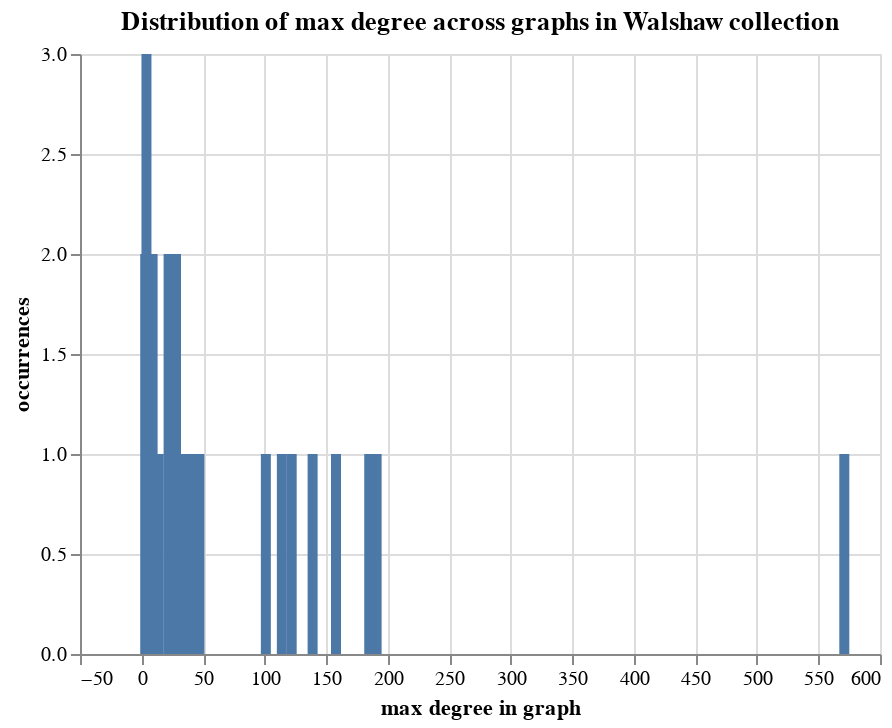

Source (notebook cell):
### Code cell
avgdegrees = {}
for g in arrstats:
    curmax = 0
    for deg in g['degree']:
        if deg[1] > curmax:
            curmax = deg[1]
    if curmax not in avgdegrees:
        avgdegrees[curmax] = 1
    else: avgdegrees[curmax] += 1

source = pd.DataFrame({
    'max degree in graph': list(avgdegrees.keys()),
    'occurrences': list(avgdegrees.values())
})

alt.Chart(source, title="Distribution of max degree across graphs in Walshaw collection").mark_bar().encode(
    x='max degree in graph',
    y='occurrences'
)

### Figure 1 — Vega-Lite specification as saved in the notebook (floating-point values rounded to 4 significant figures)
{"config": {"view": {"continuousWidth": 400, "continuousHeight": 300}}, "data": {"name": "data-f4449f95dc86164fe3b4ca36f77b2244"}, "mark": "bar", "encoding": {"x": {"field": "max degree in graph", "type": "quantitative"}, "y": {"field": "occurrences", "type": "quantitative"}}, "title": "Distribution of max degree across graphs in Walshaw collection", "$schema": "https://vega.github.io/schema/vega-lite/v4.17.0.json", "datasets": {"data-f4449f95dc86164fe3b4ca36f77b2244": [{"max degree in graph": 571, "occurrences": 1}, {"max degree in graph": 23, "occurrences": 1}, {"max degree in graph": 22, "occurrences": 2}, {"max degree in graph": 26, "occurrences": 1}, {"max degree in graph": 3, "occurrences": 2}, {"max degree in graph": 8, "occurrences": 2}, {"max degree in graph": 6, "occurrences": 1}, {"max degree in graph": 101, "occurrences": 1}, {"max degree in graph": 28, "occurrences": 2}, {"max degree in graph": 7, "occurrences": 1}, {"max degree in graph": 25, "occurrences": 1}, {"max degree in graph": 9, "occurrences": 2}, {"max degree in graph": 35, "occurrences": 1}, {"max degree in graph": 4, "occurrences": 3}, {"max degree in graph": 122, "occurrences": 1}, {"max degree in graph": 38, "occurrences": 1}, {"max degree in graph": 41, "occurrences": 1}, {"max degree in graph": 14, "occurrences": 1}, {"max degree in graph": 5, "occurrences": 1}, {"max degree in graph": 139, "occurrences": 1}, {"max degree in graph": 185, "occurrences": 1}, {"max degree in graph": 34, "occurrences": 1}, {"max degree in graph": 12, "occurrences": 1}, {"max degree in graph": 158, "occurrences": 1}, {"max degree in graph": 47, "occurrences": 1}, {"max degree in graph": 114, "occurrences": 1}, {"max degree in graph": 191, "occurrences": 1}]}}
